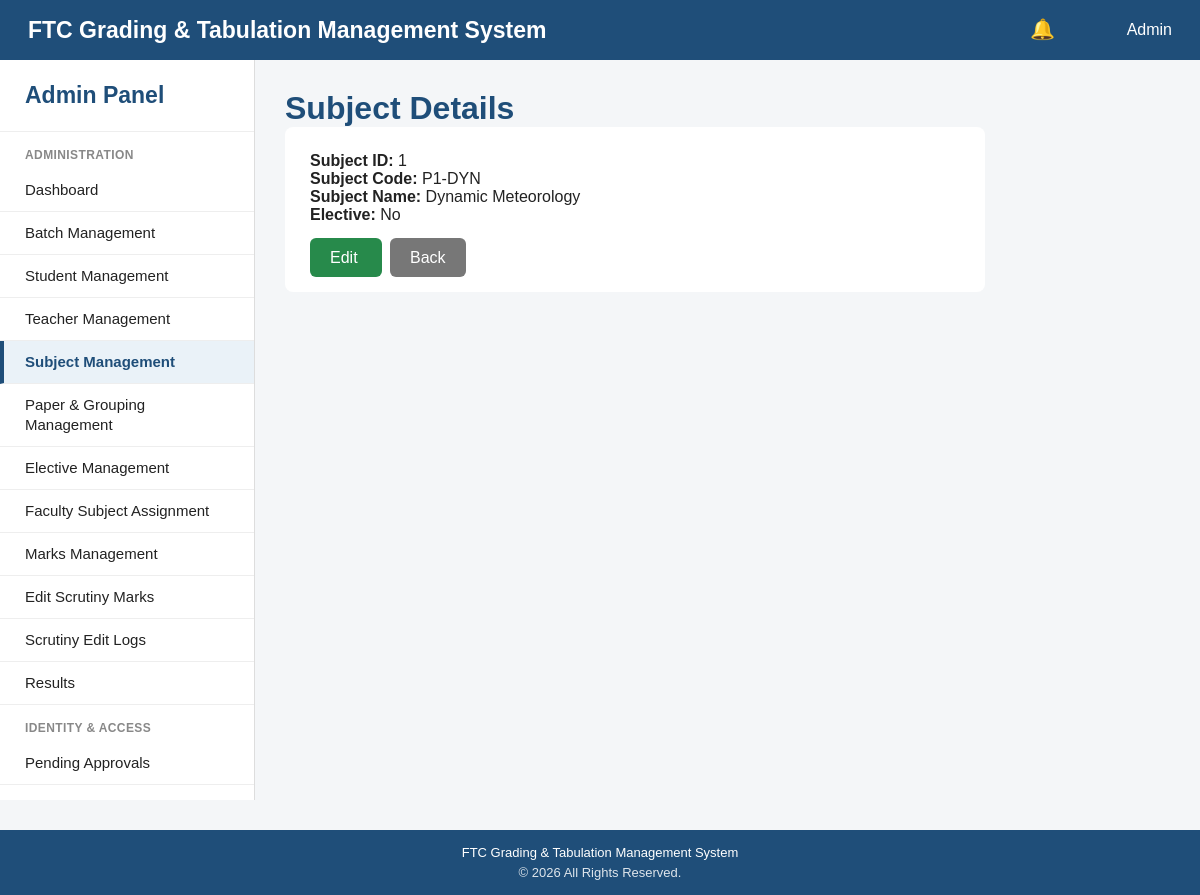
The app's page /admin/subjects/view.php?id=1 with its own data.
### tables this page shows
CREATE TABLE subjects (

    subject_id INT AUTO_INCREMENT PRIMARY KEY,

    subject_code VARCHAR(15) NOT NULL UNIQUE,

    subject_name VARCHAR(150) NOT NULL,

    is_elective BOOLEAN DEFAULT FALSE,

    created_at TIMESTAMP DEFAULT CURRENT_TIMESTAMP

);

### admin/subjects/view.php (the view, shortened to what this page needs)
<?php
require_once "../../config/database.php";
$subjectId = isset($_GET["id"])
    ? (int)$_GET["id"]
    : (int)($_POST["subject_id"] ?? 0);
try {
    $stmt = $pdo->prepare("
        SELECT
            subject_id,
            subject_code,
            subject_name,
            is_elective
        FROM subjects
        WHERE subject_id = :subject_id
    ");
    $stmt->execute([
        ":subject_id" => $subjectId
    ]);
    $subject = $stmt->fetch(PDO::FETCH_ASSOC);
} catch (PDOException $e) {
    die($e->getMessage());
}
require_once "../../includes/header.php";
?>
<div style="display:flex;flex-direction:column;min-height:100vh;">
    <?php require_once "../../includes/navbar.php"; ?>
    <div style="display:flex;flex:1;">
        <?php require_once "../../includes/sidebar.php"; ?>
        <main style="
            flex:1;
            padding:30px;
            background:#f4f6f8;
        ">
            <h1 style="color:#1f4e79;">
                Subject Details
            </h1>
            <div style="
                background:white;
                padding:25px;
                border-radius:8px;
                max-width:700px;
            ">
                <p><strong>Subject ID:</strong> <?php echo htmlspecialchars($subject["subject_id"]); ?></p>
                <p><strong>Subject Code:</strong> <?php echo htmlspecialchars($subject["subject_code"]); ?></p>
                <p><strong>Subject Name:</strong> <?php echo htmlspecialchars($subject["subject_name"]); ?></p>
                <p><strong>Elective:</strong> <?php echo (int)$subject["is_elective"] === 1 ? "Yes" : "No"; ?></p>
                <div style="margin-top:25px;">
                    <a
                        href="edit.php?id=<?php echo $subjectId; ?>"
                        style="background:#278a4b;color:white;padding:11px 20px;border-radius:6px;text-decoration:none;"
                    >
                        Edit
                    </a>
                    <a
                        href="index.php"
                        style="background:#777;color:white;padding:11px 20px;border-radius:6px;text-decoration:none;margin-left:8px;"
                    >
                        Back
                    </a>
                </div>
            </div>
        </main>
    </div>
    <?php require_once "../../includes/footer.php"; ?>

### includes/header.php (style rules this page uses)
* { box-sizing: border-box; margin: 0; padding: 0; }
body { font-family: Arial, Helvetica, sans-serif; background-color: #f4f6f8; color: #222; min-height: 100vh; overflow-x: hidden; }
a { text-decoration: none; color: inherit; }
.page-container > div { min-width: 0; }
.page-container main { min-width: 0; overflow-x: auto; }

### records on screen
subjects: subject_id "1", subject_code "P1-DYN", subject_name "Dynamic Meteorology"
